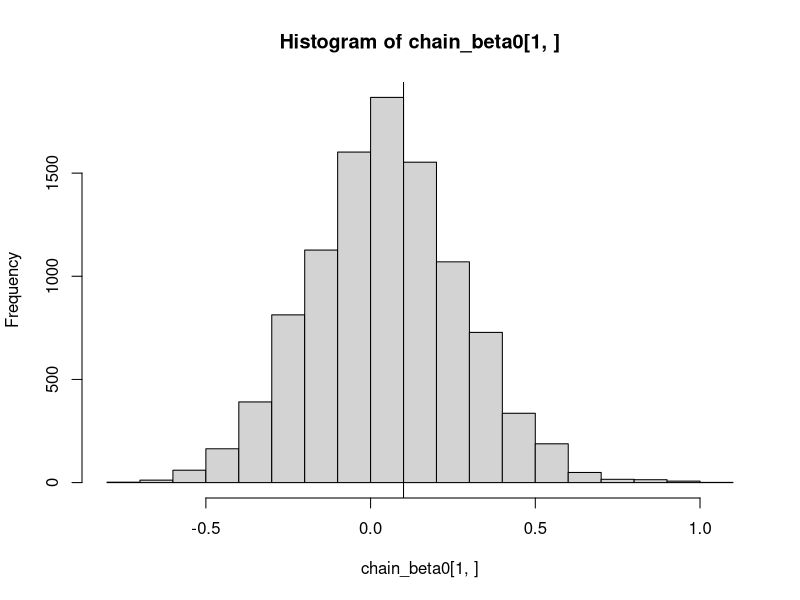
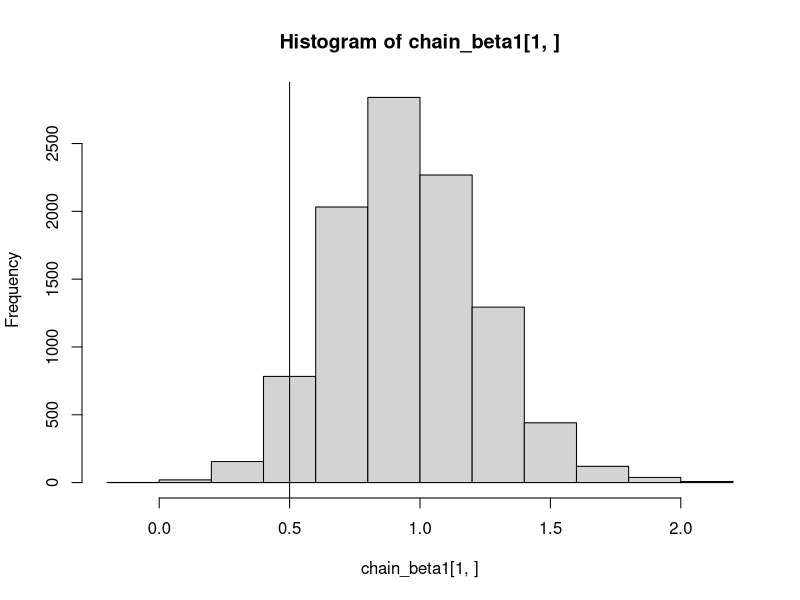

These charts were generated, in order, by the following R code:
##### Setting up the parameters of the study 

#CONSTANTS
NB_OF_ITERATIONS <- 10000

### Define function for the numerator and denominator of the ratio
logaritmo <- function(beta_zero, beta_one,m,c){
  # This function returns the log of the numerator or denominator of the ratio in the Metropolis Hasting step
  # inputs:
  # 	beta_zero: float
  #	beta_one: float
  #		The parameters of the logistic model  
  # 		beta0 + beta1*x = log(\pi) - log(1 - \pi)
  #	y: array of float
  # 		the data following a Bernouilli distribution, fixed over 
  # returns:
  # 	float
  # 	         log likelihood of the numerator or denominator
  #		
  # 		
  likel <- y*(beta_zero+beta_one*x -log(1+exp(beta_zero+beta_one*x)))-(1-y)*log(1+exp(beta_zero+beta_one*x))
  fbeta <- sum(likel)-0.5*(1/c)*(beta0-m)^2
  return(fbeta)
}
##### Other parameters
# Number of studies
n<-100

# Define the true value of the logistic model, \pi is the proportion of papers with this voxel found with
# beta0+beta1*x = log(\pi) - log(1 - \pi)

# Define true values for beta0 and beta1
beta0<-0.1
beta1 <- 0.5

#Simulate data for the covariate x
x<-rnorm(n,0,1)

# Mean and variance of beta0 and beta 1
# beta0 ~ N(m0,c0) 
m0<-0
c0 <- 10

# beta1 ~ N(m1,c1)
m1 <- 0
c1 <- 10
pi_i <-exp(beta0+beta1*x)/(1+exp(beta0+beta1*x))

# Simulate data for y as a random Bernoulli distribution
y<-rbinom(n,1,pi_i)

chain_beta0 =matrix(0, ncol=NB_OF_ITERATIONS)
chain_beta1 =matrix(0, ncol=NB_OF_ITERATIONS)

# Define the structure for the chains and the starting point
chain_beta0[1]=1
chain_beta1[1]=1


# Define the variance of the proposed beta0 and beta1
u0=0.01
u1= 0.05

##### Metropolis-Hastings algorithm
for(i in 2:NB_OF_ITERATIONS){
  #### Sampling beta0
# Current beta0 takes the first value in the chain
  beta0_c =chain_beta0[i-1]
  beta_1 = chain_beta1[i-1]

# Proposed beta0 comes from a random normal distribution
  beta0_p = rnorm(1, beta0_c, sqrt(u0))

# Calculate the ratio using the function logaritmo evaluated in proposed beta0 (beta_p) and current beta0 (beta_c)
  log_ratio_beta =logaritmo(beta0_p,beta_1,m0,c0)-logaritmo(beta0_c,beta_1,m1,c1)

# Metropolis-Hastings, toss a coin 
  coin=log(runif(1))

# Accept proposed value with probability = min (1, ratio)
  if(coin<min(c(0, log_ratio_beta))){
    chain_beta0[i]=beta0_p
  
  }else{
      chain_beta0[i]=beta0_c
    }

##### Sampling beta_1
  beta_0 =chain_beta0[i]
  beta1_c = chain_beta1[i-1]
  
# Proposed beta01 comes from a random normal distribution
  beta1_p = rnorm(1, beta1_c, sqrt(u1))

# Calculate the ratio using the function "logaritmo" evaluated in proposed beta1 (beta1_p) and current beta1 (beta1_c)
  log_ratio_beta =logaritmo(beta_0,beta1_p,m1,c1)-logaritmo(beta_0,beta1_c,m1,c1)

# Metropolis-Hastings, toss a coin 
  coin=log(runif(1))

# Accept proposed value with probability = min (1, ratio)
  if(coin<min(c(0, log_ratio_beta))){
    chain_beta1[i]=beta1_p
    
  }else{
    chain_beta1[i]=beta1_c
  }
  
  
  
}

##### Visualization

hist(chain_beta0[1,])
abline(v=beta0)

hist(chain_beta1[1,])
abline(v=beta1)
print('Done ! look at Rplots.pdf')

